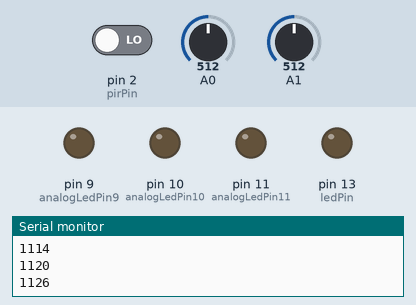
A sketch run on a simulated Arduino Uno, built with avr-gcc and run on an emulated ATmega328P. Parts: output pins drawn as LEDs (lit = HIGH), the last lines printed to the serial monitor. The inputs (shaded band) are chosen by the test bench; at power-on: A1 = 512, pin 2 (pirPin) LOW, A0 = 512.

Above: at 1.2 s.
1.3 s: A1 set to 985
2.8 s: A1 set to 1018
At 4.2 s:
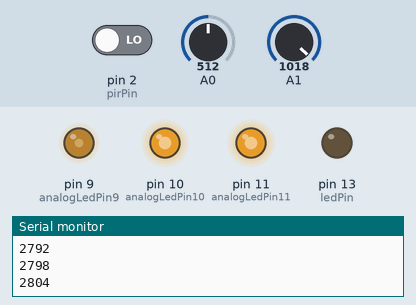
Timing chart, 0 to 5.8 s (numbered marks = the images above; inputs shaded):
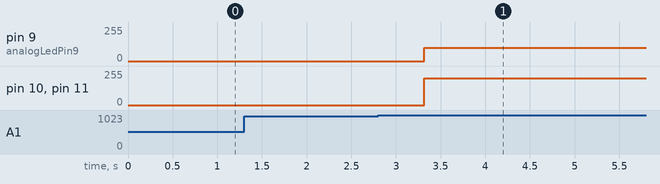

The sketch:

sleep-light.ino
```cpp
/*

  PIR HCSR501

  modified on 5 Feb 2019
  by Saeed Hosseini @ ElectroPeak
  https://electropeak.com/learn/guides/
  Analog write:  A 2.5V analog signal is analogWrite(127)
  An average 5mm Red LED has a 2V forward voltage drop,

*/
int maxLuminnes = 100;
double luminnes = 0;
bool isOn = false;
int analogLedPin9 = 9;
int analogLedPin10 = 10;
int analogLedPin11 = 11;
int ledPin = 13;                // LED
int pirPin = 2;                 // PIR Out pin
int pirStat = 0;                   // PIR status
int motionSensorValue;
int lightSensorValue;
unsigned long lastMovment = 0;
unsigned long lastLight;
bool dayLight = false;
void setup() {
  pinMode(ledPin, OUTPUT);
  pinMode(pirPin, INPUT);
  pinMode(LED_BUILTIN, OUTPUT);

  Serial.begin(9600);
}

void loop() {
  // Light sensor vlaue analog value is  900 or more in a dark room
  // and 500 or less in lighted room
  lightSensorValue = analogRead(A1);
  dayLight = lightSensorValue < 1000 ;

  Serial.println( lastMovment - lastLight  );


  pirStat = digitalRead(pirPin);
  motionSensorValue = analogRead(A0);
  //dayLight = false;
  if (motionSensorValue > 500 ) {
    if (!dayLight) {
      if (!isOn) {
        isOn = true;
        turnLightOn();

      }
    }
    lastMovment = millis();
  }  else if (millis() - lastMovment   > 5000) {
    if (isOn) {
      turnLightOff();
      isOn = false;
    }
  }


}

void turnLightOn () {
  stepper(0, 5, 1);
  delay(1000);
}
void turnLightOff () {
  stepper(100,  5, -1);
}
void stepper (int baseValue,  int msSleep, double _step) {
  int luminnes = baseValue;
  for (int i = 0; i < 100; i++) {
    delay(msSleep);
    luminnes = luminnes + _step;
    analogWrite(analogLedPin9, luminnes );
    analogWrite(analogLedPin10, luminnes * 2 );
    analogWrite(analogLedPin11,  luminnes * 2 );
  }
}
```

Measured:
- the behaviour switches between 999 and 1000 on A1 (found by bisection; images 0 and 1)
- after the input at 2.8 s, pin 9 (analogLedPin9): 0/255 → 100/255 after 0.52 s; pin 10 (analogLedPin10), pin 11 (analogLedPin11): 0/255 → 200/255 after 0.52 s
